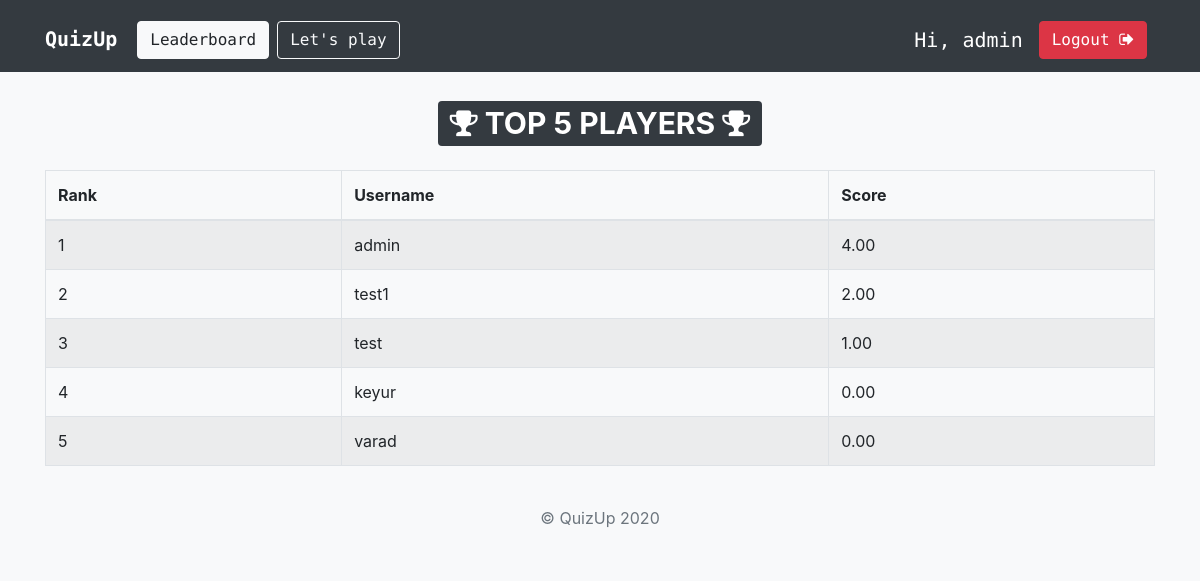
Page /leaderboard/ (signed in) on the committed database.
### quiz/models.py (models this page shows, shortened)
class QuizProfile(TimeStampedModel):
    user = models.ForeignKey(User, on_delete=models.CASCADE)
    total_score = models.DecimalField(gettext('Total Score'), default=0, decimal_places=2, max_digits=10)

### quiz/views.py (the view)
# urls.py: path('leaderboard/', views.leaderboard, name='leaderboard'),
def leaderboard(request):
    top_quiz_profiles = QuizProfile.objects.order_by('-total_score')[:500]
    total_count = top_quiz_profiles.count()
    context = {
        'top_quiz_profiles': top_quiz_profiles,
        'total_count': total_count,
    }
    return render(request, 'quiz/leaderboard.html', context=context)

### templates/quiz/leaderboard.html (shortened to what this page needs)
{% extends 'base.html' %}
{% block body %}
<div class="container">
    <h1 class="text-center my-4">
        <span class="badge badge-dark">
            <i class="fa fa-trophy" aria-hidden="true"></i> TOP {{ total_count }} PLAYERS <i class="fa fa-trophy" aria-hidden="true"></i>
        </span>
    </h1>
    <table class="table table-striped table-bordered">
        <thead>
            <tr>
                <th>Rank</th>
                <th>Username</th>
                <th>Score</th>
            </tr>
        </thead>
        <tbody>
            {% for quiz_profile in top_quiz_profiles %}
            <tr>
                <td>{{ forloop.counter }}</td>
                <td>{{ quiz_profile.user.username }}</td>
                <td>{{ quiz_profile.total_score }}</td>
            </tr>
            {% endfor %}
        </tbody>
    </table>
</div>
{% endblock body %}

### templates/base.html (shortened to what this page needs)
<!doctype html>
<html lang="en">
<head>
    <link rel="stylesheet" href="https://maxcdn.bootstrapcdn.com/bootstrap/4.0.0/css/bootstrap.min.css">
    <link rel="stylesheet" href="https://stackpath.bootstrapcdn.com/font-awesome/4.7.0/css/font-awesome.min.css">
</head>
<body class="bg-light">
    <nav class="navbar navbar-expand-md navbar-dark bg-dark">
        <div class="container">
            <h1><a href="{% url 'index' %}" class="navbar-brand">
            <strong>QuizUp</strong></a></h1>
            <div class="collapse navbar-collapse">
                {% if request.user.is_active %}
                <a href="{% url 'leaderboard' %}" class="btn btn-light mt-2 mx-1">Leaderboard</a>
                <a href="{% url 'play' %}" class="btn btn-outline-light mt-2 mx-1">Let's play</a>
                {% else %}
                <a href="{% url 'leaderboard' %}" class="btn btn-outline-light mt-2 mx-1">Leaderboard</a>
                {% endif %}
            </div>
            {% if user.is_authenticated %}
            <div class="collapse navbar-collapse justify-content-end" id="navbar">
                {% if request.user.is_active %}
                <h5 class="text-white mt-3 mx-2">Hi, {{ request.user.username }}</h5>
                <a href="{% url 'logout' %}" class="btn btn-danger mt-2 mx-2"> Logout <i class="fa fa-sign-out" aria-hidden="true"></i></a>
                {% else %}
                <a href="{% url 'login' %}" class="btn btn-light mt-2"><i class="fa fa-sign-in" aria-hidden="true"></i> Log In</a>
                {% endif %}
            </div>
            {% else %}
                <form class="form-inline ml-auto">
                <a href="{% url 'login' %}" class="btn btn-outline-light">Log in</a>
                <a href="{% url 'signup' %}" class="btn btn-light ml-2">Sign up</a>
                </form>
            {% endif %}
        </div>
    </nav>
    {% block body %}
    {% endblock body %}
    <footer class="bg-light text-muted py-0">
        <div class="container py-4">
            <ul class="list-inline mb-0 text-center">
                <li class="list-inline-item">&copy; QuizUp 2020</li>
            </ul>
        </div>
    </footer>
</body>
</html>

### templates/base.html (style rules this page uses)
.navbar { font-family: 'Source Code Pro', monospace; }

### rows in the picture
QuizProfile: user.username "admin", total_score "4.00"
QuizProfile: user.username "test1", total_score "2.00"
QuizProfile: user.username "test", total_score "1.00"
QuizProfile: user.username "keyur", total_score "0.00"
QuizProfile: user.username "varad", total_score "0.00"

### other values in the picture
{{ request.user.username }} "admin"
{{ total_count }} "5"
